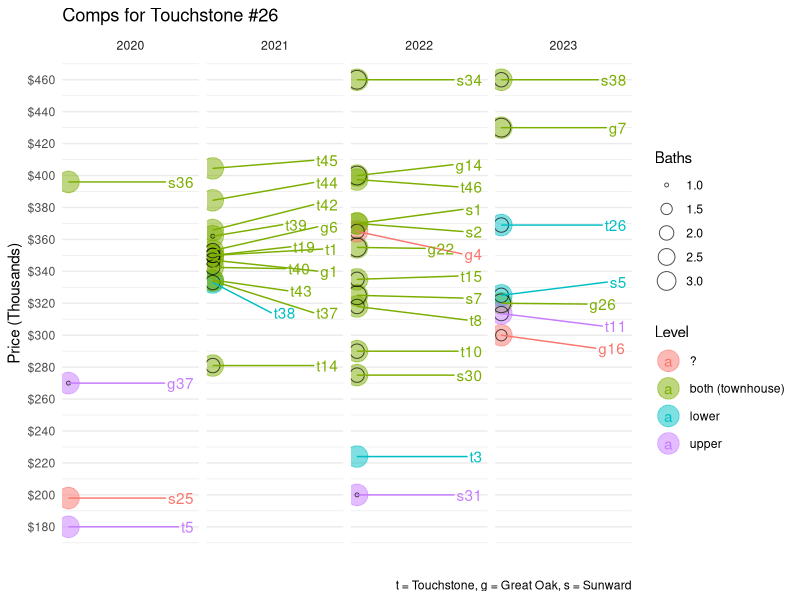
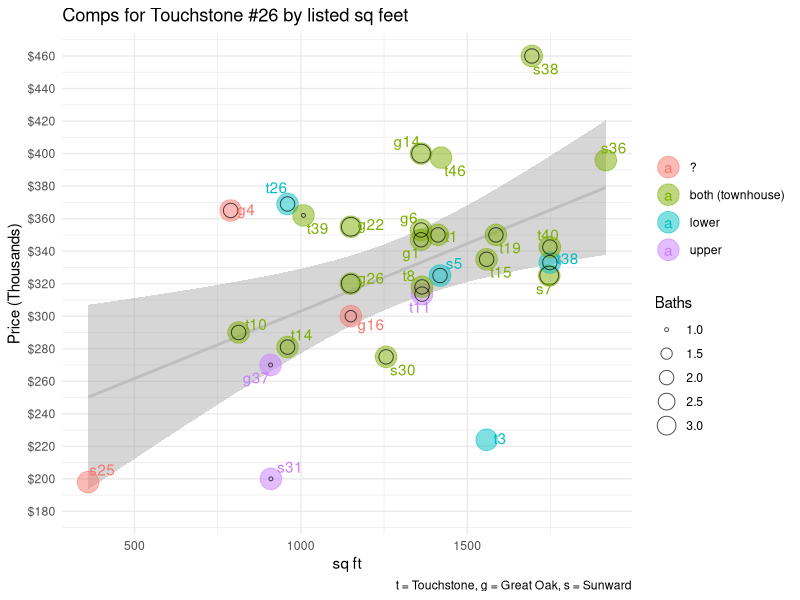
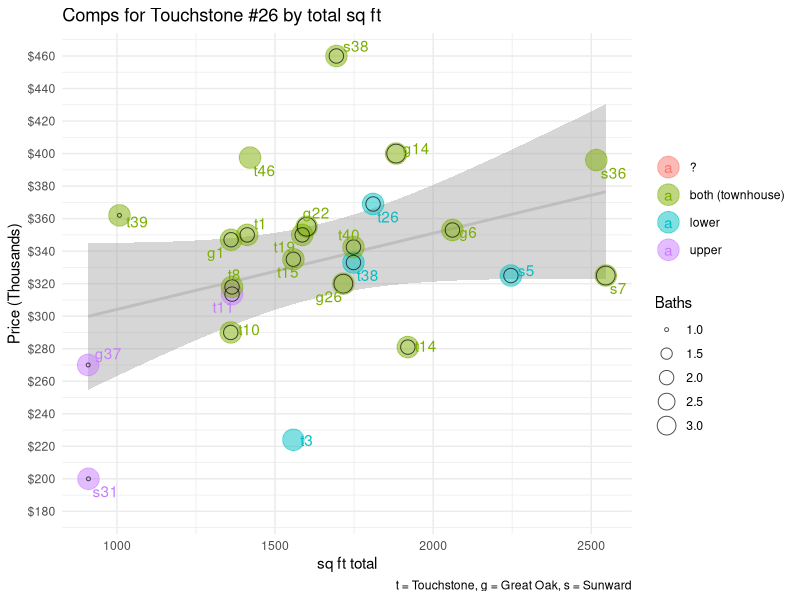
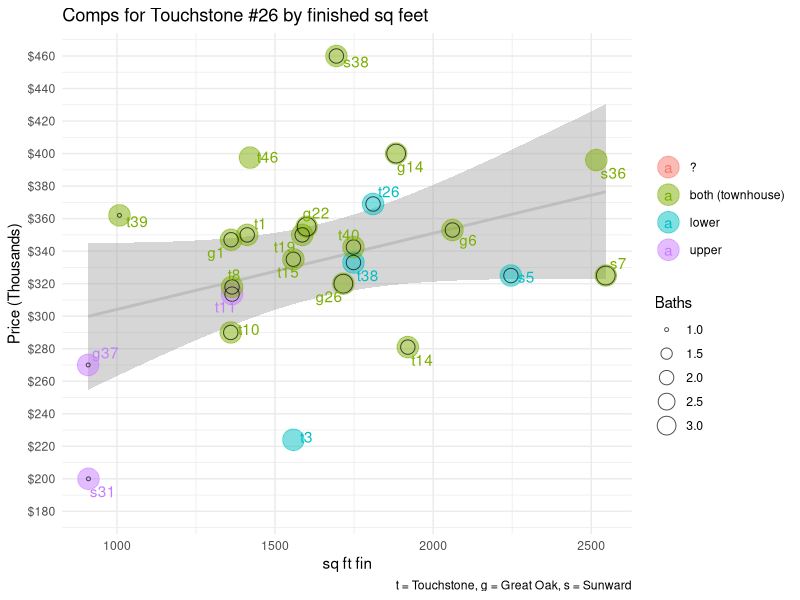
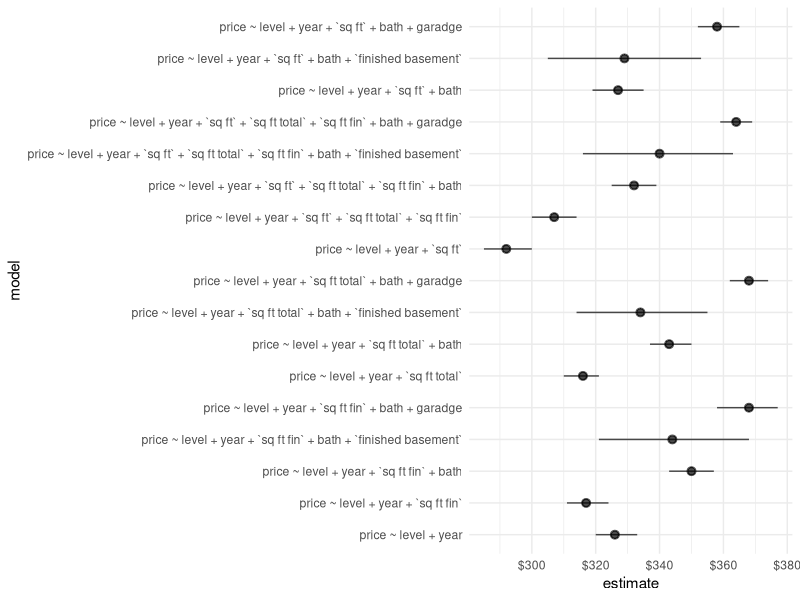

These figures' R source, in order:
## ---- chunk 1
knitr::opts_chunk$set(echo = TRUE)
library(tidyverse)
library(magrittr)
library(ggrepel)
## Sets defaults for R chunks
knitr::opts_chunk$set(echo = TRUE, # echo = TRUE means that code will show
                      cache = FALSE,
                      #cache = TRUE,
                      warning = FALSE,
                      message = FALSE,
                      fig.show="hold",
                      fig.pos= "htbp",
                      fig.path = "figs/",
                      fig.align='center',
                      fig.cap = '   ',
                      fig.retina = 3,
                      fig.height = 7,
                      fig.width = 6,
                      out.width = "100%",
                      out.extra = "")

theme_set(theme_minimal())
theme_update(plot.title = element_text(hjust=0.5,size=12))

# defaults for plots
library(ggplot2); theme_set(theme_minimal());
options(
  ggplot2.continuous.color = "viridis",
  ggplot2.continuous.fill = "viridis"
)
scale_color_discrete <- function(...){
  scale_color_viridis_d(..., direction = -1,
                        begin = 0, end = .6, option = "plasma")}
scale_fill_discrete <- function(...){
  scale_fill_viridis_d(..., direction = -1,
                       begin = 0, end = .6, option = "plasma")}

scale_color_continuous <- function(...){
  scale_color_viridis_c(..., direction = -1,
                        option = "plasma")}
scale_fill_continuous <- function(...){
  scale_fill_viridis_c(..., direction = -1,
                       option = "plasma")}


# Table formatting
replace_q <- function(x){
  x |> replace_na("?")
}

# Table formatting
library(kableExtra)
kablebox <- .  %>% 
  mutate_all(as.character) %>%
  mutate_all(replace_q) %>%
  slice_head(n = 100) %>%
  knitr::kable() %>%
  kable_styling() %>%
  scroll_box(height = "400px")
## ---- chunk 2
d <- read_csv("data/comps.csv")

d |> kablebox()



d |>
  distinct(unit, year, sold, level, bath) |>
  drop_na(year) |>
  ggplot() + 
  aes(label = unit,
      x = year,
      #y = `net value`,
      y = sold,
      color = level) +
  #geom_smooth(method = "lm", se = FALSE) +
    geom_point(alpha = .5, size = 7) +
  geom_point(alpha = .7, aes(size = bath), color = "black", fill = NA, shape = 1) +
  geom_text_repel(force_pull	= .1, nudge_x	=.3) +
  labs(title = "Comps for Touchstone #26",
       caption = "t = Touchstone, g = Great Oak, s = Sunward",
       y = "Price (Thousands)",
       x = "",
       size = "Baths", 
       color = "Level") + 
  theme(panel.grid.major.x = element_blank(),
        panel.grid.minor.x = element_blank(),
        axis.text.x = element_blank()) + 
    scale_y_continuous(labels=scales::dollar_format(), breaks =  seq(0, 500, 20)) +  facet_wrap("year", nrow = 1, scales = "free_x")

## ---- chunk 3


d |>
  distinct(unit, year, sold, level, bath, `sq ft`) |>
  drop_na(year) |>
  ggplot() + 
  aes(label = unit,
      x = `sq ft`,
      #y = `net value`,
      y = sold,
      color = level) +
  geom_smooth(method = "lm", se = TRUE, color = "grey") +
    geom_point(alpha = .5, size = 7) +
  geom_point(alpha = .7, aes(size = bath), color = "black", fill = NA, shape = 1) +
  geom_text_repel(force_pull	= .1, nudge_x	=.3) +
  labs(title = "Comps for Touchstone #26 by listed sq feet",
       caption = "t = Touchstone, g = Great Oak, s = Sunward",
       y = "Price (Thousands)",
       x = "sq ft",
       size = "Baths", 
       color = "") + 
    scale_y_continuous(labels=scales::dollar_format(), breaks =  seq(0, 500, 20)) 


d |>
  distinct(unit, year, sold, level, bath, `sq ft fin`) |>
  drop_na(year) |>
  ggplot() + 
  aes(label = unit,
      x = `sq ft fin`,
      #y = `net value`,
      y = sold,
      color = level) +
  geom_smooth(method = "lm", se = TRUE, color = "grey") +
    geom_point(alpha = .5, size = 7) +
  geom_point(alpha = .7, aes(size = bath), color = "black", fill = NA, shape = 1) +
  geom_text_repel(force_pull	= .1, nudge_x	=.3) +
  labs(title = "Comps for Touchstone #26 by total sq ft",
       caption = "t = Touchstone, g = Great Oak, s = Sunward",
       y = "Price (Thousands)",
       x = "sq ft total",
       size = "Baths", 
       color = "") + 
    scale_y_continuous(labels=scales::dollar_format(), breaks =  seq(0, 500, 20)) 



d |>
  distinct(unit, year, sold, level, bath, `sq ft fin`) |>
  drop_na(year) |>
  ggplot() + 
  aes(label = unit,
      x = `sq ft fin`,
      #y = `net value`,
      y = sold,
      color = level) +
  geom_smooth(method = "lm", se = TRUE, color = "grey") +
    geom_point(alpha = .5, size = 7) +
  geom_point(alpha = .7, aes(size = bath), color = "black", fill = NA, shape = 1) +
  geom_text_repel(force_pull	= .1, nudge_x	=.3) +
  labs(title = "Comps for Touchstone #26 by finished sq feet",
       caption = "t = Touchstone, g = Great Oak, s = Sunward",
       y = "Price (Thousands)",
       x = "sq ft fin",
       size = "Baths", 
       color = "") + 
    scale_y_continuous(labels=scales::dollar_format(), breaks =  seq(0, 500, 20)) 
## ---- chunk 4
d$price <- d$`net value`

m <- lm(price ~ level + year,
        data = d)

m1 <- lm(price ~ level + year +`sq ft`,
        data = d)

m2 <- lm(price ~ level + year +`sq ft` + bath,
        data = d)


m3 <- lm(price ~ level + year +`sq ft` + bath + `finished basement`,
        data = d)

m4 <- lm(price ~ level + year +`sq ft` + bath + garadge,
        data = d)

m1t <- lm(price ~ level + year +`sq ft total`,
        data = d)

m2t <- lm(price ~ level + year +`sq ft total` + bath,
        data = d)


m3t <- lm(price ~ level + year +`sq ft total` + bath + `finished basement`,
        data = d)

m4t <- lm(price ~ level + year +`sq ft total` + bath + garadge,
        data = d)

# finished sq feet
m1f <- lm(price ~ level + year +`sq ft fin`,
        data = d)

m2f <- lm(price ~ level + year +`sq ft fin` + bath,
        data = d)


m3f <- lm(price ~ level + year +`sq ft fin` + bath + `finished basement`,
        data = d)

m4f <- lm(price ~ level + year +`sq ft fin` + bath + garadge,
        data = d)

m1s <- lm(price ~ level + year +`sq ft` +`sq ft total` +`sq ft fin`,
        data = d)

m2s <- lm(price ~ level + year +`sq ft` +`sq ft total` +`sq ft fin`+ bath,
        data = d)


m3s <- lm(price ~ level + year +`sq ft` +`sq ft total` +`sq ft fin`+ bath + `finished basement`,
        data = d)

m4s <- lm(price ~ level + year +`sq ft` +`sq ft total` +`sq ft fin`+ bath + garadge,
        data = d)


# tibble(
#   unit = d$unit,
#   estimate = predict(m) |> round() |> paste("Thousand")
# ) |> 
#   kablebox()


library(marginaleffects)

t26 = d |> filter(unit == "t26") 

library(purrr)

# function to extract estimates for Touchstone 26
pred <- function(m){
  predictions(m, t26, conf_level = .2) |> 
    tidy() |>
    mutate(model = m$call[2] |> as.character())
}


# for base model 
p <- predictions(m, t26) 

# for all models 
models <- list(m, m1, m2, m3, m4,
               m1t, m2t, m3t, m4t,
               m1f, m2f, m3f, m4f,
               m1s, m2s, m3s, m4s) 

p <- map_df(models, pred)

p <- p |> select(estimate, conf.low, conf.high, model) |> mutate_if(is.numeric, round)

p |> kablebox()

p |> 
  ggplot() + 
  aes(y = estimate, x = model) + 
  geom_pointrange(aes(ymin = conf.low,
                  ymax = conf.high), 
                  alpha = .7,
                  position = position_dodge(width = .5)) +
  coord_flip() + 
    scale_y_continuous(labels=scales::dollar_format(), breaks =  seq(0, 500, 20)) 
